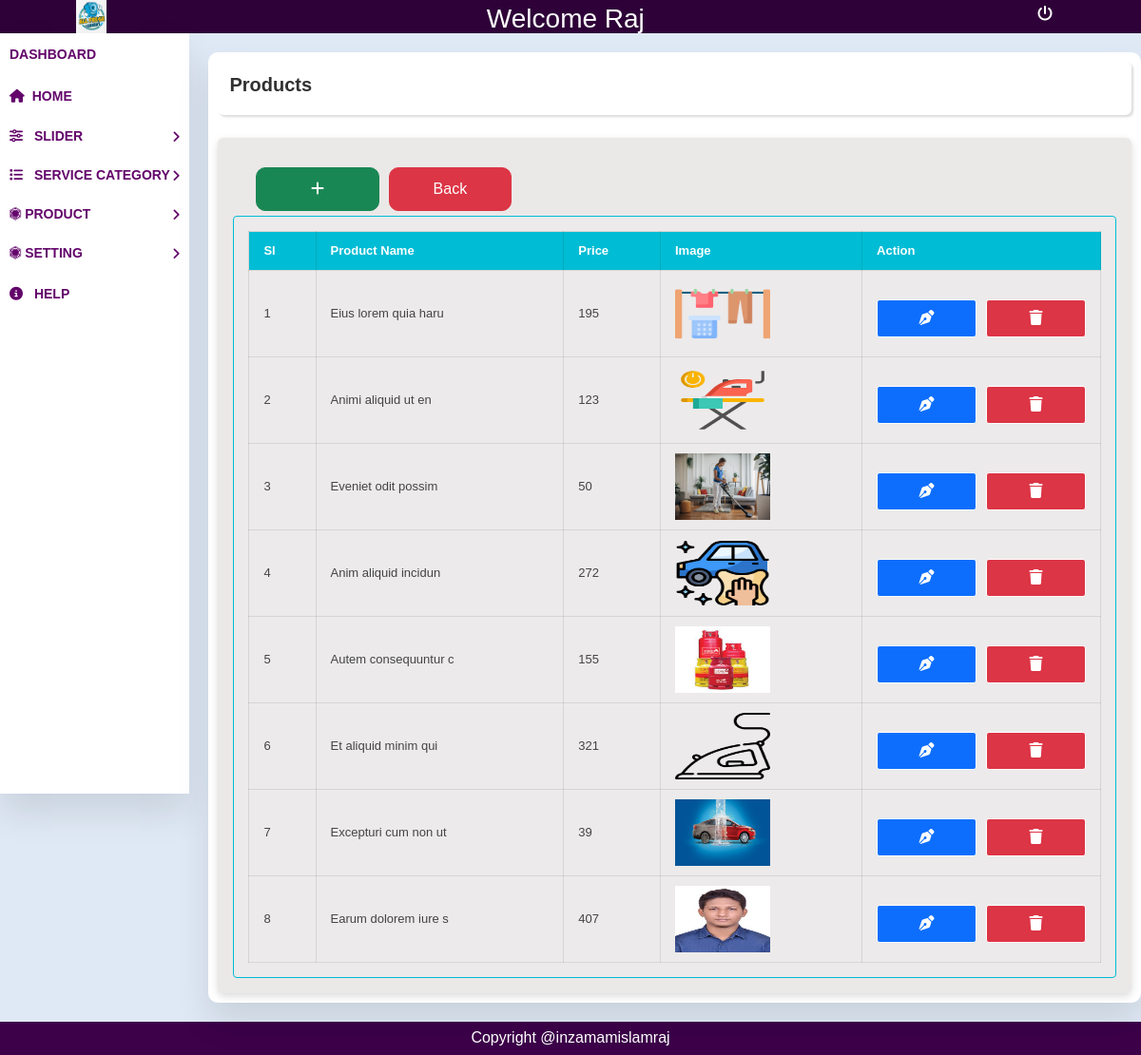
Screenshot of /backend/products.php (signed in) with the database file from the repository.
### tables this page shows
CREATE TABLE `products` (
  `id` int NOT NULL,
  `category_id` int NOT NULL,
  `title` varchar(255) NOT NULL,
  `price` varchar(255) NOT NULL,
  `image` varchar(255) NOT NULL
);

### backend/products.php (the view, shortened to what this page needs)
<!DOCTYPE html>
<html lang="en">
<head>
    <link href="https://cdn.jsdelivr.net/npm/bootstrap@5.0.2/dist/css/bootstrap.min.css" rel="stylesheet"
 />
    <link rel="stylesheet" href="./css/slider.css">
    <link rel="stylesheet" href="../style.css">
    <link rel="stylesheet" href="https://cdnjs.cloudflare.com/ajax/libs/font-awesome/6.4.0/css/all.min.css"
 />
</head>
<body>
    <div class="header">
        <div>
            <img src="./image/londrylogo.png" alt="" class="img">
        </div>
        <div class="header-item" style="display:flex;gap:10px;justify-content:space-between;">
            <h3>Welcome
                <?php echo $_SESSION['admin_name']; ?>
            </h3>
        </div>
        <div class="header-item">
            <a href="logout.php"><i class="fa-solid fa-power-off"></i></a>
        </div>
    </div>
    <div class="template">
        <div class="nav-item">
            <ul>
                <li class="menu">
                    <a href="../admin.php">DashBoard</a>
                </li>
                <li class="menu">
                    <a href="../frontend/index.php"><i class="fas fa-home"></i>home</a>
                </li>
                <li class="menu">
                    <a href="" class="dropdown">
                        <div>
                            <i class="fas fa-sliders"></i>
                            Slider
                        </div>
                        <i class="fa fa-angle-right"></i>
                    </a>
                </li>
                <li class="menu">
                    <a href="" class="dropdown">
                        <div>
                            <i class="fas fa-list"></i>
                            Service Category
                        </div>
                        <i class="fa fa-angle-right"></i>
                    </a>
                </li>
                <li class="menu">
                    <a href="" class="dropdown">
                        <div>
                            <i class="fa-brands fa-first-order"></i>
                            Product
                        </div>
                        <i class="fa fa-angle-right"></i>
                    </a>
                </li>
                <li class="menu">
                    <a href="" class="dropdown">
                        <div>
                            <i class="fa-brands fa-first-order"></i>
                            Setting
                        </div>
                        <i class="fa fa-angle-right"></i>
                    </a>
                </li>
                <li class="menu">
                    <a href="">
                        <i class="fas fa-circle-info"></i>
                        Help
                    </a>
                </li>
            </ul>
        </div>
        <div class="body">
            <div class="from-body">
                <div class="title">
                    <h1 class="title-item">Products</h1>
                </div>
                <div class="form">
                    <div class="from-btn">
                        <a href="./add-products.php"  class="btn btn-success"><i class="fa-solid fa-plus"></i></a>
                        <a href="../admin.html" class="btn btn-danger">Back</a>
                    </div>
                    <div class="table-container">
                        <table class="table-content">
                            <thead class="table-item">
                                <tr>
                                    <th>Sl</th>
                                    <th>Product Name</th>
                                    <th>Price</th>
                                    <th>Image</th>
                                    <th>Action</th>
                                </tr>
                            </thead>
                            <tbody>
                                <?php
                                    include_once "../dbconn.php";
                                    $sql = "SELECT * FROM products";
                                    $result = mysqli_query($conn, $sql);
                                    $id = 1;
                                    while($row = mysqli_fetch_assoc($result)){
                                ?>
                                <tr>
                                    <td><?=$id++?></td>
                                    <td><?=$row['title']?></td>
                                    <td><?=$row['price']?></td>
                                    <td><img src="<?=$row['image']?>" alt="image"  width='100px' height='70px'></td>
                                    <td>
                                        <div class="action-btn">
                                            <a href="./edit-product.php?id=<?php echo $row['id'] ?>" class="btn btn-primary"><i class="fa-solid fa-pen-nib"></i></a>
                                            <a href="./delete-product.php?id=<?php echo $row['id']?>" class="btn btn-danger"><i class="fa-solid fa-trash"></i></a>
                                        </div>
                                    </td>
                                </tr>
                                <?php
                                }
                                ?>
                            </tbody>
                        </table>
                    </div>
                </div>
            </div>
        </div>
    </div>
    <?php include('./backend-component/footer.php') ?>
</body>
</html>

### backend/css/slider.css (style rules this page uses)
* { margin: 0; padding: 0; box-sizing: border-box; font-family: 'Poppins', sans-serif; }
body { background: #dfe9f5; }
.template { display: flex; }
.nav-item { height: 100vh; left: 0; background: #fff; width: 240px; box-shadow: 0 20px 35px rgba(0, 0, 0, 0.1); }
.nav-item ul { list-style: none; padding: 0; }
.dropdown { display: flex; justify-content: space-between; align-items: center; }
.menu { padding: 10px; position: relative; }
.nav-item ul li a { color: rgb(99, 5, 107); font-size: 14px; text-decoration: none; font-weight: bold; text-transform: uppercase; transition: 0.5s; }
.nav-item .fas { padding-right: 8px; }
.header { width: 100%; height: 35px; background: #2e0238; display: flex; justify-content: center; }
.header-item { color: white; }
.img { width: 100%; height: 35px; }
.body { display: flex; padding: 10px; flex-direction: column; justify-content: center; width: 100%; }
.from-body { display: flex; flex-direction: column; align-items: center; row-gap: 24px; width: 100%; height: 100%; padding: 10px; margin: 10px; background-color: white; border-radius: 10px; box-shadow: 0 20px 35px rgba(0, 0, 0, 0.1); }
.btn { width: 100%; margin-top: 10px; }
.title { width: 100%; border-radius: 6px; padding: 12px; box-shadow: rgba(0, 0, 0, 0.15) 1.95px 1.95px 2.6px; }
.title-item { font-size: 20px; font-weight: 600; color: #313131; }
.form { width: 100%; border-radius: 6px; padding: 16px; box-shadow: rgba(0, 0, 0, 0.15) 0px 3px 8px; background-color: rgb(235, 232, 232); }
.table-container { width: 100%; border: 1px solid #00bcd4; background-color: #efefef33; padding: 15px; overflow: auto; margin: auto; border-radius: 4px; }
.table-content { width: 100%; font-size: 13px; color: #444; white-space: nowrap; border-collapse: collapse; }
.table-item { background-color: #00bcd4; color: #fff; }
.table-item th { padding: 15px; justify-content: center; }
.table-container th,td { border: 1px solid #00000017; padding: 10px 15px; }
.action-btn { display: flex; justify-content: center; gap: 10px; }
.action-btn a { text-decoration: none; border: 1px solid; display: inline-block; padding: 7px 20px; font-weight: bold; border-radius: 3px; transition: 0.3s ease-in-out; }
.from-btn { display: flex; justify-content: center; gap: 10px; padding: 5px; width: 30%; margin-left: 19px; }

### style.css (style rules this page uses)
* { margin: 0; padding: 0; box-sizing: border-box; font-family: 'Poppins', sans-serif; }
body { background: #dfe9f5; }
.template { display: flex; }
.nav-item { height: 100vh; left: 0; background: #fff; width: 240px; box-shadow: 0 20px 35px rgba(0, 0, 0, 0.1); }
.nav-item ul { list-style: none; padding: 0; }
.dropdown { display: flex; justify-content: space-between; align-items: center; }
.menu { padding: 10px; position: relative; }
.nav-item ul li a { color: rgb(99, 5, 107); font-size: 14px; text-decoration: none; font-weight: bold; text-transform: uppercase; transition: 0.5s; }
.nav-item .fas { padding-right: 8px; }
.header { width: 100%; height: 35px; background: #2e0238; display: flex; justify-content: space-between; padding: 0 80px; }
.header-item { color: white; text-align: center; padding: 3px; }
.header-item a { text-decoration: none; color: white; padding: 0 10px; }
.img { width: 100%; height: 35px; }
.body { display: flex; padding: 10px; flex-direction: column; }
.btn { border-radius: 10px; padding: 10px; }

### rows the page displays
products: title "Eius lorem quia haru", price "195", image (picture)
products: title "Animi aliquid ut en", price "123", image (picture)
products: title "Eveniet odit possim", price "50", image (picture)
products: title "Anim aliquid incidun", price "272", image (picture)
products: title "Autem consequuntur c", price "155", image (picture)
products: title "Et aliquid minim qui", price "321", image (picture)
products: title "Excepturi cum non ut", price "39", image (picture)
products: title "Earum dolorem iure s", price "407", image (picture)

### other values shown
$_SESSION['admin_name'] "Raj"
